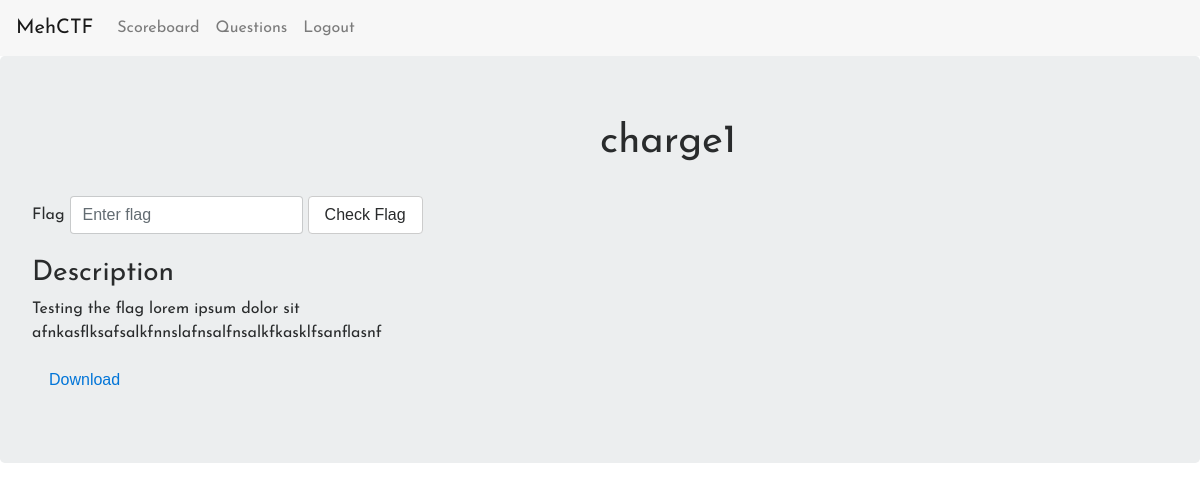
The page /question/1 (signed in) on the database its author committed.
### models.py (models this page shows, shortened)
class Question(Base):
    __tablename__ = 'questions'
    id = Column(Integer, primary_key=True)
    name = Column(String(50))
    desc = Column(String(1000))
    flag = Column(String(200))
    filename = Column(String(1000))

### application.py (the view, shortened to what this page needs)
@app.route("/question/<qid>", methods=["GET","POST"])
@login_required
def question(qid = None):
  if request.method == "GET":
    if qid == None:
      abort(404)
    reqdQuestion = models.Question.query.filter(models.Question.id == int(qid))[0]
    toDownload = True
    if "link/" in reqdQuestion.filename[:5]:
      reqdQuestion.filename = reqdQuestion.filename.replace("link/","")
      app.logger.debug("found link in file, putting link for "+reqdQuestion.filename)
      toDownload = False
    app.logger.debug("Sending Question No "+str(reqdQuestion.id)+" flag: "+reqdQuestion.flag)
    return render_template("question.html",Question=reqdQuestion,toDownload=toDownload)

### application.py (called while the page is built)
@login_manager.user_loader
def load_user(username):
    return models.User.query.filter_by(username = username).first()

@app.teardown_appcontext # DB Session Config
def shutdown_session(exception=None):
    db_session.remove()

@app.context_processor
def inject_user():
    return dict(user=current_user)

@app.after_request
def add_header(r):
  r.headers["Cache-Control"] = "no-cache, no-store, must-revalidate"
  r.headers["Pragma"] = "no-cache"
  r.headers["Expires"] = "0"
  r.headers['Cache-Control'] = 'public, max-age=0'
  return r

### models.py (called while the page is built)
    @property
    def is_authenticated(self):
        return True

### templates/question.html (shortened to what this page needs)
{% extends "layout.html" %}
{% block body %}
<div class = "jumbotron">
    <div class = "row">
        <div class="col-xs-12 col-sm-12 col-lg-6 col-md-6 text-center"></div>
            <h1>{{ Question.name }}</h1>
    </div>
    <br />
    <div class = "row">
        <div class = "col-xs-12 col-sm-12 col-md-12 col-lg-12 form-inline">
            <label for="flag">Flag</label>
            <input type="text" id = "flag" name="flag" class = "form-control" placeholder = "Enter flag" />
            <button class = "btn btn-secondary" onClick="checkFlag()">Check Flag</button>
        </div>
    </div>
    <br />
    <div class = "row">
        <div class = "col-xs-12 col-sm-12 col-md-6 col-lg-6 text-responsive">
            <h3>Description</h3>
            <p>
                {{ Question.desc }}
            </p>
            {% if not Question.filename == "#" %}
                {% if toDownload %}
                <a href = '/download/{{ Question.id }}'><button class = "btn btn-link">Download</button></a>
                {% else %}
                <a href = '{{ Question.filename}}'><button class = "btn btn-link">Question Link</button></a>
                {% endif %}
            {% endif %}
        </div>
    </div>
</div>
{% endblock %}

### static/css/main.css (style rules this page uses)
body { font-family: 'Josefin Sans', sans-serif !important }

### rows shown on the page
Question: name "charge1", desc "Testing the flag lorem ipsum dolor sit afnkasflksafsalkfnnslafnsalfnsalkfkasklfsanflasnf"
